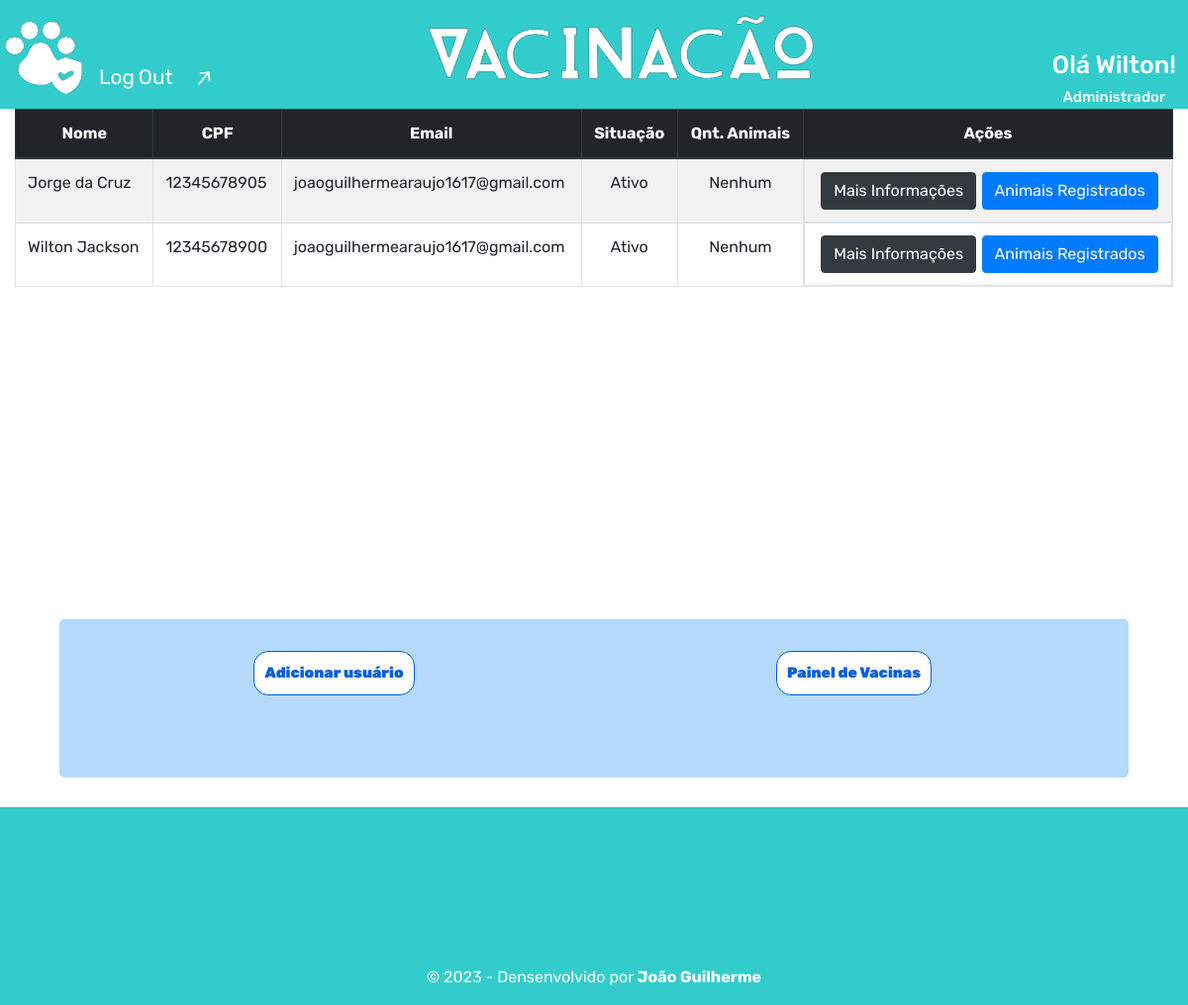
/pages/php/admin/home_admin.php (signed in), run on the app's committed database.
### tables this page shows
CREATE TABLE `plogin` (
  `id` int NOT NULL AUTO_INCREMENT,
  `cpf` varchar(14) NOT NULL,
  `nome` varchar(45) NOT NULL,
  `senha1` varchar(45) DEFAULT NULL,
  `telefone` varchar(15) DEFAULT NULL,
  `email` varchar(100) DEFAULT NULL,
  `rua` varchar(100) DEFAULT NULL,
  `bairro` varchar(45) DEFAULT NULL,
  `cidades` varchar(45) DEFAULT NULL,
  `estado` varchar(45) DEFAULT NULL,
  `ativo` tinyint DEFAULT '0',
  `e_cliente` tinyint DEFAULT NULL,
  `data_criacao` timestamp NULL DEFAULT CURRENT_TIMESTAMP,
  PRIMARY KEY (`id`)
);

### pages/php/admin/home_admin.php (the view, shortened to what this page needs)
<?php
include('../functions/funcoes.php');
?>
<!DOCTYPE html>
<html lang="pt">
<head>
    <link rel="stylesheet" href="https://stackpath.bootstrapcdn.com/bootstrap/4.1.3/css/bootstrap.min.css">
    <link rel="stylesheet" type="text/css" href="../../../styles/home_admin.css" media="screen" />
</head>
<body>
    <header>
        <?php include('../includes/cabecalho.php') ?>
    </header>
    <main>
        <section id="section01" class="container-fluid">
        <div id="table_users">
            <table class="table table-bordered table-hover table-striped ">
                <thead class="thead-dark">
                    <tr class="table_cabec">
                        <th scope="col">Nome</th>
                        <th scope="col">CPF</th>
                        <th scope="col">Email</th>
                        <th scope="col">Situação</th>
                        <th scope="col">Qnt. Animais</th>
                        <th scope="col">Ações</th>
                    </tr>
                </thead>
                <tbody>
                    <?php
                    $mysqli = query_db();
                    $sql = "SELECT * FROM plogin order by nome" ;
                    $query = $mysqli->query($sql);
                    while ($dados = mysqli_fetch_assoc($query)){
                        $sql2 = "SELECT * FROM pets WHERE id_dono ='" .$dados['id']."'";
                        $query2 = $mysqli->query($sql2);
                        if($query2->num_rows==0){
                            $rows = 'Nenhum';
                        }
                        else{
                            $rows = $query2->num_rows;
                        }
                        $ativo = $dados['ativo'];
                        if($ativo==0){
                            $status = 'Inativo';
                        }
                        else{
                            $status = 'Ativo';
                        }
                        echo "<form action='perfil_user.php' method='post'>";
                        echo "<tr>";
                        echo '<td>' . $dados['nome'] . '</td>';
                        echo '<td>' . $dados['cpf'] . '</td>';
                        echo '<td>' . $dados['email'] . '</td>';
                        echo '<td class="align_text">' . $status . '</td>';
                        echo '<td class="align_text">' . $rows . '</td>';
                        echo "<td class='d-flex align-items-center justify-content-around'>
                        <button class='btn btn-dark botao_acoes' type='submit' id='" . $dados['id'] . "'>Mais Informações</button>
                        </form>
                        <form action='painel_pets.php' method='post'>";
                        echo "<button class='btn btn-primary botao_acoes' id='botao_adicionar'>Animais Registrados</button>
                        </form></td>";
                    }
                    ?>
                </tbody>
            </table>
        </div>
        </section>
        <section id="section02" class="container-fluid">
            <div class="row">
            <div class="inf_box col d-flex justify-content-around">
                <div class="col col-md-4">
                    <button class="button_user" onclick="window.location.href='register_users.php'"> Adicionar usuário</button>
                </div>
                <div class="col col-md-4">
                    <button class="button_vacinas-painel" onclick="window.location.href='painel_vacinas.php'">Painel de Vacinas</button>
                </div>
            </div>
            </div>
        </section>
    </main>
        <footer>
            <?php include('../includes/rodape.php') ?>
        </footer>
</body>
</html>

### pages/php/includes/cabecalho.php (shortened to what this page needs)
<link rel="stylesheet" type="text/css" href="../../../styles/cabecalho_e_rodape.css" media="screen" />
<div id="cabecalho">
    <img src="../../../icons/logo.png" class="logotipo">
    <img src="../../../icons/text_logo.png" class="texto_logo">
    <div id="user_menu">
            <h1 class="user"> <?php user_cabec() ?> </h1>
        <h2 class="category_a">
        <?php
        if(categoria_user() == 0){
            $cat = 'Administrador';
            }
        else{
            $cat = 'Cliente';
            }
        echo $cat;
        ?>
        </h2>
    </div>
    <button id="botao_logout" onclick="window.location.href='../index.php'">
        <div class="text">
            <span>Log</span>
            <span>Out</span>
        </div>
        <div class="clone">
        </div>
        <svg width="20px" xmlns="http://www.w3.org/2000/svg" class="h-6 w-6" fill="none" viewBox="0 0 24 24" stroke="currentColor" stroke-width="2">
             <path stroke-linecap="round" stroke-linejoin="round" d="M14 5l7 7m0 0l-7 7m7-7H3"></path>
        </svg>
    </button>
</div>

### pages/php/functions/funcoes.php (shortened to what this page needs)
<?php
function query_db(){
	$usuario = 'noite01';
	$password = 'Noite123456';
	$banco = 'academia';
	$hostname = '127.0.0.1';
	$mysqli = new mysqli($hostname,$usuario,$password,$banco);
	return $mysqli;
}
function user_cabec(){
    echo "Olá " . $_SESSION['user_fname'] . "!";
}
function categoria_user(){
	$mysqli = query_db();
	$cpf_user = $_SESSION['cpf'];
    $sql = "SELECT e_cliente FROM plogin WHERE cpf= '".$cpf_user."'";
    $result = $mysqli->query($sql);
    while($row = $result->fetch_assoc()) {
        $cat_user = $row['e_cliente'];
        }
	return $cat_user;
}
?>

### pages/php/includes/rodape.php
<link rel="stylesheet" type="text/css" href="../../../styles/cabecalho_e_rodape.css" media="screen" />
<p class="copy">&copy; 2023 - Densenvolvido por <b>João Guilherme</b></p>

### styles/home_admin.css (style rules this page uses)
#table_users { overflow: auto; }
.table_cabec { text-align: center; }
#section02 { margin-top: 40vh; margin-bottom: 30px; width: 90%; }
.inf_box { text-align: center; background-color: rgb(181, 218, 251); height: 20vh; border-radius: 5px; }
.button_user { padding: 10px 10px; margin-top: 10%; border: solid; border-width: 1px; border-radius: 15px; color: #0060de; z-index: 1; background: #fffefe; position: relative; font-weight: 1000; font-size: 15px; transition: all 250ms; overflow: hidden; cursor: pointer; }
.button_user::before { content: ""; position: absolute; top: 0; left: 0; height: 100%; width: 0; border-radius: 15px; background-color: rgba(255,182,244,1); z-index: -1; -webkit-box-shadow: 4px 8px 19px -3px rgba(0,0,0,0.27); box-shadow: 4px 8px 19px -3px rgba(0,0,0,0.27); transition: all 250ms }
.button_vacinas-painel { padding: 10px 10px; margin-top: 10%; border: solid; border-width: 1px; border-radius: 15px; color: #0060de; z-index: 1; background: #fffefe; position: relative; font-weight: 1000; font-size: 15px; transition: all 250ms; overflow: hidden; cursor: pointer; }
.button_vacinas-painel::before { content: ""; position: absolute; top: 0; left: 0; height: 100%; width: 0; border-radius: 15px; background-color: rgb(178, 189, 251); z-index: -1; -webkit-box-shadow: 4px 8px 19px -3px rgba(0,0,0,0.27); box-shadow: 4px 8px 19px -3px rgba(0,0,0,0.27); transition: all 250ms }
.botao_acoes { margin-left: 3px; }
.align_text { text-align: center; }

### styles/cabecalho_e_rodape.css (style rules this page uses)
* { margin: 0; padding: 0; font-family: 'Rubik', sans-serif; }
footer { background-color: #33cccc; color: white; padding: 0; text-align: center; width: 100%; height: 25vh; }
#cabecalho { background-color: #33cccc; width: 100%; height: 110px; }
#user_menu { position: absolute; top: 5%; right: 1%; color: white; text-align: center; }
.user { font-size: 25px; }
.category_a { font-size: 15px; }
.logotipo { position: absolute; top: 10px; width: auto; height: 90px; }
.texto_logo { position: absolute; top: 10px; left: 35%; }
#botao_logout { width: 120px; height: 56px; overflow: hidden; border: none; color: #fff; background: none; position: relative; padding-bottom: 2em; cursor: pointer; position: absolute; top: 5%; left: 8%; }
#botao_logout > div,#botao_logout > svg { position: absolute; width: 100%; height: 100%; display: flex; }
#botao_logout:before { content: ""; position: absolute; height: 2px; bottom: 0; left: 0; width: 100%; transform: scaleX(0); transform-origin: bottom right; background: currentColor; transition: transform 0.25s ease-out; }
#botao_logout .clone > *,#botao_logout .text > * { opacity: 1; font-size: 1.3rem; transition: 0.2s; margin-left: 4px; }
#botao_logout svg { width: 20px; right: 0; top: 50%; transform: translateY(-50%) rotate(-50deg); transition: 0.2s ease-out; }
.copy { position: relative; top: 80%; }

### data on the page
plogin: e_cliente "Administrador", nome "Wilton Jackson", cpf "12345678900", email "joaoguilhermearaujo1617@gmail.com", ativo "Ativo", rows "Nenhum"
plogin: nome "Jorge da Cruz", cpf "12345678905", email "joaoguilhermearaujo1617@gmail.com", ativo "Ativo", rows "Nenhum"

### other printed values
$_SESSION['user_fname'] "Wilton"
